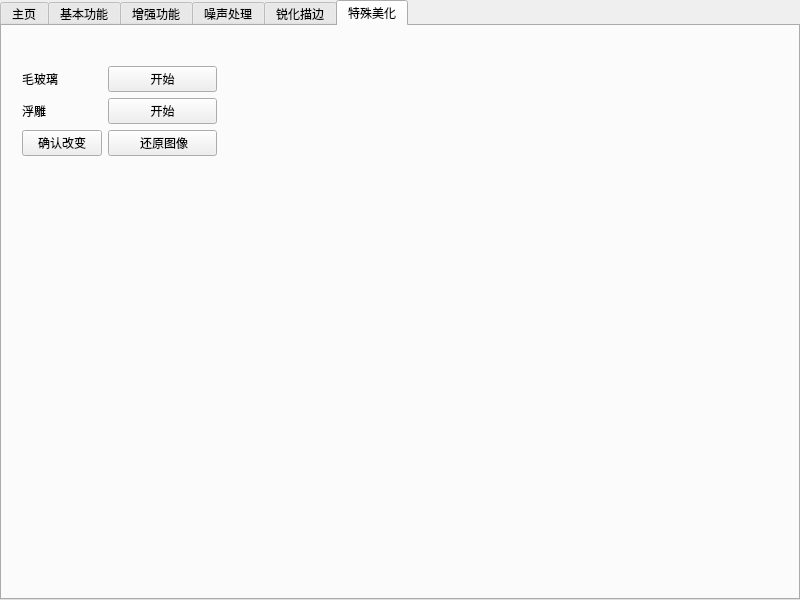
<?xml version="1.0" encoding="UTF-8"?>
<ui version="4.0">
 <class>Widget</class>
 <widget class="QWidget" name="Widget">
  <property name="geometry">
   <rect>
    <x>0</x>
    <y>0</y>
    <width>800</width>
    <height>600</height>
   </rect>
  </property>
  <property name="windowTitle">
   <string>Widget</string>
  </property>
  <widget class="QTabWidget" name="tabWidget">
   <property name="geometry">
    <rect>
     <x>0</x>
     <y>0</y>
     <width>800</width>
     <height>600</height>
    </rect>
   </property>
   <property name="currentIndex">
    <number>5</number>
   </property>
   <widget class="QWidget" name="mainPage">
    <attribute name="title">
     <string>主页</string>
    </attribute>
    <widget class="QWidget" name="gridLayoutWidget">
     <property name="geometry">
      <rect>
       <x>150</x>
       <y>180</y>
       <width>371</width>
       <height>135</height>
      </rect>
     </property>
     <layout class="QGridLayout" name="gridLayout">
      <item row="1" column="1">
       <widget class="QPushButton" name="pushButton_4">
        <property name="text">
         <string>锐化描边</string>
        </property>
       </widget>
      </item>
      <item row="1" column="0">
       <widget class="QPushButton" name="noiseFunctionBtn">
        <property name="text">
         <string>加噪去噪</string>
        </property>
       </widget>
      </item>
      <item row="0" column="0">
       <widget class="QPushButton" name="basicFunctionBtn">
        <property name="text">
         <string>基本功能</string>
        </property>
       </widget>
      </item>
      <item row="0" column="1">
       <widget class="QPushButton" name="enhanceFunctionBtn">
        <property name="text">
         <string>增强功能</string>
        </property>
       </widget>
      </item>
      <item row="2" column="0">
       <widget class="QPushButton" name="pushButton_6">
        <property name="text">
         <string>特殊美化</string>
        </property>
       </widget>
      </item>
     </layout>
    </widget>
    <widget class="QLabel" name="logo">
     <property name="geometry">
      <rect>
       <x>240</x>
       <y>130</y>
       <width>181</width>
       <height>28</height>
      </rect>
     </property>
     <property name="text">
      <string>欢迎使用Beauty Image</string>
     </property>
     <property name="alignment">
      <set>Qt::AlignCenter</set>
     </property>
     <property name="wordWrap">
      <bool>true</bool>
     </property>
    </widget>
    <widget class="QWidget" name="verticalLayoutWidget">
     <property name="geometry">
      <rect>
       <x>200</x>
       <y>350</y>
       <width>281</width>
       <height>65</height>
      </rect>
     </property>
     <layout class="QVBoxLayout" name="verticalLayout">
      <item>
       <widget class="QPushButton" name="openFileBtn">
        <property name="text">
         <string>打开图片</string>
        </property>
       </widget>
      </item>
      <item>
       <widget class="QPushButton" name="openCameraBtn">
        <property name="text">
         <string>打开摄像机</string>
        </property>
       </widget>
      </item>
     </layout>
    </widget>
   </widget>
   <widget class="QWidget" name="basicPage">
    <attribute name="title">
     <string>基本功能</string>
    </attribute>
    <widget class="QWidget" name="formLayoutWidget">
     <property name="geometry">
      <rect>
       <x>0</x>
       <y>80</y>
       <width>195</width>
       <height>187</height>
      </rect>
     </property>
     <layout class="QFormLayout" name="formLayout">
      <item row="0" column="0">
       <widget class="QLabel" name="rotateLabel">
        <property name="text">
         <string> 旋转</string>
        </property>
       </widget>
      </item>
      <item row="0" column="1">
       <widget class="QSlider" name="rotateSlider">
        <property name="minimum">
         <number>-90</number>
        </property>
        <property name="maximum">
         <number>90</number>
        </property>
        <property name="orientation">
         <enum>Qt::Horizontal</enum>
        </property>
       </widget>
      </item>
      <item row="1" column="0">
       <widget class="QPushButton" name="horFlipBtn">
        <property name="text">
         <string>水平翻转</string>
        </property>
       </widget>
      </item>
      <item row="1" column="1">
       <widget class="QPushButton" name="verFlipBtn">
        <property name="text">
         <string> 竖直翻转</string>
        </property>
       </widget>
      </item>
      <item row="2" column="0">
       <widget class="QLabel" name="transLabelX">
        <property name="text">
         <string> 平移x</string>
        </property>
       </widget>
      </item>
      <item row="2" column="1">
       <widget class="QSlider" name="translateSliderX">
        <property name="minimum">
         <number>-100</number>
        </property>
        <property name="maximum">
         <number>100</number>
        </property>
        <property name="singleStep">
         <number>5</number>
        </property>
        <property name="orientation">
         <enum>Qt::Horizontal</enum>
        </property>
       </widget>
      </item>
      <item row="3" column="0">
       <widget class="QLabel" name="transLabelY">
        <property name="text">
         <string> 平移y</string>
        </property>
       </widget>
      </item>
      <item row="3" column="1">
       <widget class="QSlider" name="translateSliderY">
        <property name="minimum">
         <number>-100</number>
        </property>
        <property name="maximum">
         <number>100</number>
        </property>
        <property name="orientation">
         <enum>Qt::Horizontal</enum>
        </property>
       </widget>
      </item>
      <item row="4" column="0">
       <widget class="QPushButton" name="cropBtn">
        <property name="text">
         <string>裁剪</string>
        </property>
       </widget>
      </item>
      <item row="5" column="0">
       <widget class="QPushButton" name="confirmBtn1">
        <property name="text">
         <string>确认改变</string>
        </property>
       </widget>
      </item>
      <item row="5" column="1">
       <widget class="QPushButton" name="restoreImageBtn_5">
        <property name="text">
         <string> 还原图像</string>
        </property>
       </widget>
      </item>
     </layout>
    </widget>
    <widget class="QLabel" name="showLabel_1">
     <property name="geometry">
      <rect>
       <x>320</x>
       <y>30</y>
       <width>410</width>
       <height>500</height>
      </rect>
     </property>
     <property name="text">
      <string/>
     </property>
    </widget>
   </widget>
   <widget class="QWidget" name="enhancePage">
    <attribute name="title">
     <string>增强功能</string>
    </attribute>
    <widget class="QLabel" name="showLabel_2">
     <property name="geometry">
      <rect>
       <x>320</x>
       <y>30</y>
       <width>410</width>
       <height>500</height>
      </rect>
     </property>
     <property name="text">
      <string/>
     </property>
    </widget>
    <widget class="QWidget" name="formLayoutWidget_2">
     <property name="geometry">
      <rect>
       <x>30</x>
       <y>20</y>
       <width>195</width>
       <height>251</height>
      </rect>
     </property>
     <layout class="QFormLayout" name="formLayout_2">
      <item row="0" column="0">
       <widget class="QLabel" name="contrastLabel">
        <property name="text">
         <string>对比度</string>
        </property>
       </widget>
      </item>
      <item row="0" column="1">
       <widget class="QSlider" name="contrastSlider">
        <property name="minimum">
         <number>0</number>
        </property>
        <property name="maximum">
         <number>200</number>
        </property>
        <property name="value">
         <number>100</number>
        </property>
        <property name="orientation">
         <enum>Qt::Horizontal</enum>
        </property>
       </widget>
      </item>
      <item row="1" column="0">
       <widget class="QLabel" name="luminanceLabel">
        <property name="text">
         <string>亮度</string>
        </property>
       </widget>
      </item>
      <item row="1" column="1">
       <widget class="QSlider" name="luminanceSlider">
        <property name="minimum">
         <number>-100</number>
        </property>
        <property name="maximum">
         <number>100</number>
        </property>
        <property name="value">
         <number>0</number>
        </property>
        <property name="orientation">
         <enum>Qt::Horizontal</enum>
        </property>
       </widget>
      </item>
      <item row="2" column="0">
       <widget class="QLabel" name="saturabilityLabel">
        <property name="text">
         <string>饱和度</string>
        </property>
       </widget>
      </item>
      <item row="2" column="1">
       <widget class="QSlider" name="saturabilitySlider">
        <property name="minimum">
         <number>-100</number>
        </property>
        <property name="maximum">
         <number>100</number>
        </property>
        <property name="orientation">
         <enum>Qt::Horizontal</enum>
        </property>
       </widget>
      </item>
      <item row="3" column="0">
       <widget class="QLabel" name="hueLabel">
        <property name="text">
         <string> 色相</string>
        </property>
       </widget>
      </item>
      <item row="3" column="1">
       <widget class="QSlider" name="hueSlider">
        <property name="minimum">
         <number>-100</number>
        </property>
        <property name="maximum">
         <number>100</number>
        </property>
        <property name="singleStep">
         <number>1</number>
        </property>
        <property name="orientation">
         <enum>Qt::Horizontal</enum>
        </property>
       </widget>
      </item>
      <item row="4" column="0">
       <widget class="QPushButton" name="confirmBtn1_2">
        <property name="text">
         <string>确认改变</string>
        </property>
       </widget>
      </item>
      <item row="4" column="1">
       <widget class="QPushButton" name="restoreImageBtn_4">
        <property name="text">
         <string> 还原图像</string>
        </property>
       </widget>
      </item>
     </layout>
    </widget>
   </widget>
   <widget class="QWidget" name="noisePage">
    <attribute name="title">
     <string>噪声处理</string>
    </attribute>
    <widget class="QLabel" name="showLabel_3">
     <property name="geometry">
      <rect>
       <x>320</x>
       <y>30</y>
       <width>410</width>
       <height>500</height>
      </rect>
     </property>
     <property name="text">
      <string/>
     </property>
    </widget>
    <widget class="QWidget" name="formLayoutWidget_3">
     <property name="geometry">
      <rect>
       <x>20</x>
       <y>20</y>
       <width>241</width>
       <height>107</height>
      </rect>
     </property>
     <layout class="QFormLayout" name="formLayout_3">
      <item row="1" column="0">
       <widget class="QPushButton" name="addNoiseBtn">
        <property name="text">
         <string>加入噪声</string>
        </property>
       </widget>
      </item>
      <item row="2" column="0">
       <widget class="QPushButton" name="eliminationNoiseBtn">
        <property name="text">
         <string>消除噪声</string>
        </property>
       </widget>
      </item>
      <item row="1" column="1">
       <widget class="QComboBox" name="selectNoiseTypeBox">
        <item>
         <property name="text">
          <string>高斯噪声</string>
         </property>
        </item>
        <item>
         <property name="text">
          <string>均匀噪声</string>
         </property>
        </item>
        <item>
         <property name="text">
          <string>椒盐噪声</string>
         </property>
        </item>
       </widget>
      </item>
      <item row="2" column="1">
       <widget class="QComboBox" name="selectEliminationMethodBox">
        <item>
         <property name="text">
          <string>高斯滤波</string>
         </property>
        </item>
        <item>
         <property name="text">
          <string>中值滤波</string>
         </property>
        </item>
        <item>
         <property name="text">
          <string>均值滤波</string>
         </property>
        </item>
        <item>
         <property name="text">
          <string>双边滤波</string>
         </property>
        </item>
       </widget>
      </item>
      <item row="3" column="1">
       <widget class="QPushButton" name="restoreImageBtn">
        <property name="text">
         <string> 还原图像</string>
        </property>
       </widget>
      </item>
      <item row="3" column="0">
       <widget class="QPushButton" name="confirmBtn1_3">
        <property name="text">
         <string>确认改变</string>
        </property>
       </widget>
      </item>
     </layout>
    </widget>
    <widget class="QWidget" name="formLayoutWidget_4">
     <property name="geometry">
      <rect>
       <x>10</x>
       <y>420</y>
       <width>281</width>
       <height>140</height>
      </rect>
     </property>
     <layout class="QFormLayout" name="formLayout_4">
      <item row="0" column="0">
       <widget class="QLabel" name="label_2">
        <property name="text">
         <string>高斯分布均值</string>
        </property>
       </widget>
      </item>
      <item row="0" column="1">
       <widget class="QSlider" name="gaussMeanSlider">
        <property name="orientation">
         <enum>Qt::Horizontal</enum>
        </property>
       </widget>
      </item>
      <item row="1" column="0">
       <widget class="QLabel" name="label_3">
        <property name="text">
         <string>高斯分布标准差</string>
        </property>
       </widget>
      </item>
      <item row="1" column="1">
       <widget class="QSlider" name="gaussDeviationSlider">
        <property name="orientation">
         <enum>Qt::Horizontal</enum>
        </property>
       </widget>
      </item>
      <item row="2" column="0">
       <widget class="QLabel" name="label_4">
        <property name="text">
         <string>均匀分布上限</string>
        </property>
       </widget>
      </item>
      <item row="3" column="0">
       <widget class="QLabel" name="label_5">
        <property name="text">
         <string>均匀分布下限</string>
        </property>
       </widget>
      </item>
      <item row="2" column="1">
       <widget class="QSlider" name="uniformSupSlider">
        <property name="orientation">
         <enum>Qt::Horizontal</enum>
        </property>
       </widget>
      </item>
      <item row="3" column="1">
       <widget class="QSlider" name="uniformInfSlider">
        <property name="orientation">
         <enum>Qt::Horizontal</enum>
        </property>
       </widget>
      </item>
      <item row="4" column="0">
       <widget class="QLabel" name="impulseNoiseLabel">
        <property name="text">
         <string>椒盐噪声比例</string>
        </property>
       </widget>
      </item>
      <item row="4" column="1">
       <widget class="QSlider" name="impulseNoiseSlider">
        <property name="orientation">
         <enum>Qt::Horizontal</enum>
        </property>
       </widget>
      </item>
     </layout>
    </widget>
    <widget class="QLabel" name="label">
     <property name="geometry">
      <rect>
       <x>10</x>
       <y>390</y>
       <width>141</width>
       <height>21</height>
      </rect>
     </property>
     <property name="text">
      <string>噪声参数设置</string>
     </property>
     <property name="alignment">
      <set>Qt::AlignCenter</set>
     </property>
    </widget>
    <widget class="QWidget" name="formLayoutWidget_7">
     <property name="geometry">
      <rect>
       <x>10</x>
       <y>170</y>
       <width>271</width>
       <height>211</height>
      </rect>
     </property>
     <layout class="QFormLayout" name="formLayout_7">
      <item row="0" column="0">
       <widget class="QLabel" name="label_11">
        <property name="text">
         <string>高斯滤波直径</string>
        </property>
       </widget>
      </item>
      <item row="0" column="1">
       <widget class="QSlider" name="gaussSlider">
        <property name="maximum">
         <number>20</number>
        </property>
        <property name="value">
         <number>5</number>
        </property>
        <property name="orientation">
         <enum>Qt::Horizontal</enum>
        </property>
       </widget>
      </item>
      <item row="1" column="0">
       <widget class="QLabel" name="label_12">
        <property name="text">
         <string>中值滤波直径</string>
        </property>
       </widget>
      </item>
      <item row="1" column="1">
       <widget class="QSlider" name="medianSlider">
        <property name="orientation">
         <enum>Qt::Horizontal</enum>
        </property>
       </widget>
      </item>
      <item row="2" column="0">
       <widget class="QLabel" name="label_13">
        <property name="text">
         <string>均值滤波直径</string>
        </property>
       </widget>
      </item>
      <item row="2" column="1">
       <widget class="QSlider" name="meanSlider">
        <property name="value">
         <number>5</number>
        </property>
        <property name="orientation">
         <enum>Qt::Horizontal</enum>
        </property>
       </widget>
      </item>
      <item row="3" column="0">
       <widget class="QLabel" name="label_14">
        <property name="text">
         <string>双边滤波直径</string>
        </property>
       </widget>
      </item>
      <item row="4" column="0">
       <widget class="QLabel" name="label_15">
        <property name="text">
         <string>双边滤波程度</string>
        </property>
       </widget>
      </item>
      <item row="3" column="1">
       <widget class="QSlider" name="bilateralSlider">
        <property name="value">
         <number>30</number>
        </property>
        <property name="orientation">
         <enum>Qt::Horizontal</enum>
        </property>
       </widget>
      </item>
      <item row="4" column="1">
       <widget class="QSlider" name="bilateralSlider_2">
        <property name="maximum">
         <number>200</number>
        </property>
        <property name="value">
         <number>100</number>
        </property>
        <property name="orientation">
         <enum>Qt::Horizontal</enum>
        </property>
       </widget>
      </item>
     </layout>
    </widget>
    <widget class="QLabel" name="label_10">
     <property name="geometry">
      <rect>
       <x>20</x>
       <y>140</y>
       <width>101</width>
       <height>16</height>
      </rect>
     </property>
     <property name="text">
      <string>滤波参数设置</string>
     </property>
    </widget>
   </widget>
   <widget class="QWidget" name="sharpenPage">
    <attribute name="title">
     <string>锐化描边</string>
    </attribute>
    <widget class="QLabel" name="showLabel_4">
     <property name="geometry">
      <rect>
       <x>320</x>
       <y>30</y>
       <width>410</width>
       <height>500</height>
      </rect>
     </property>
     <property name="text">
      <string/>
     </property>
    </widget>
    <widget class="QWidget" name="formLayoutWidget_5">
     <property name="geometry">
      <rect>
       <x>10</x>
       <y>30</y>
       <width>195</width>
       <height>251</height>
      </rect>
     </property>
     <layout class="QFormLayout" name="formLayout_5">
      <item row="0" column="0">
       <widget class="QLabel" name="label_6">
        <property name="text">
         <string>边缘检测</string>
        </property>
       </widget>
      </item>
      <item row="0" column="1">
       <widget class="QComboBox" name="SharpenComboBox">
        <item>
         <property name="text">
          <string>拉普拉斯</string>
         </property>
        </item>
        <item>
         <property name="text">
          <string>Sobel</string>
         </property>
        </item>
       </widget>
      </item>
      <item row="1" column="0">
       <widget class="QLabel" name="label_7">
        <property name="text">
         <string>指定分割</string>
        </property>
       </widget>
      </item>
      <item row="1" column="1">
       <widget class="QPushButton" name="RegionGrowBtn">
        <property name="text">
         <string>选点</string>
        </property>
       </widget>
      </item>
      <item row="3" column="0">
       <widget class="QPushButton" name="confirmBtn1_4">
        <property name="text">
         <string>确认改变</string>
        </property>
       </widget>
      </item>
      <item row="3" column="1">
       <widget class="QPushButton" name="restoreImageBtn_2">
        <property name="text">
         <string> 还原图像</string>
        </property>
       </widget>
      </item>
      <item row="2" column="0">
       <widget class="QPushButton" name="ShapenBtn">
        <property name="text">
         <string>开始检测</string>
        </property>
       </widget>
      </item>
      <item row="2" column="1">
       <widget class="QPushButton" name="regionGrowBrginBtn">
        <property name="text">
         <string>  开始分割 </string>
        </property>
       </widget>
      </item>
     </layout>
    </widget>
    <widget class="QLabel" name="tempLabel">
     <property name="geometry">
      <rect>
       <x>40</x>
       <y>310</y>
       <width>211</width>
       <height>211</height>
      </rect>
     </property>
     <property name="text">
      <string/>
     </property>
    </widget>
   </widget>
   <widget class="QWidget" name="specialWidget">
    <attribute name="title">
     <string>特殊美化</string>
    </attribute>
    <widget class="QLabel" name="showLabel_5">
     <property name="geometry">
      <rect>
       <x>320</x>
       <y>30</y>
       <width>410</width>
       <height>500</height>
      </rect>
     </property>
     <property name="text">
      <string/>
     </property>
    </widget>
    <widget class="QWidget" name="formLayoutWidget_6">
     <property name="geometry">
      <rect>
       <x>20</x>
       <y>40</y>
       <width>195</width>
       <height>261</height>
      </rect>
     </property>
     <layout class="QFormLayout" name="formLayout_6">
      <item row="0" column="0">
       <widget class="QLabel" name="label_8">
        <property name="text">
         <string>毛玻璃</string>
        </property>
       </widget>
      </item>
      <item row="0" column="1">
       <widget class="QPushButton" name="maoboliBtn">
        <property name="text">
         <string>开始</string>
        </property>
       </widget>
      </item>
      <item row="1" column="0">
       <widget class="QLabel" name="label_9">
        <property name="text">
         <string>浮雕</string>
        </property>
       </widget>
      </item>
      <item row="1" column="1">
       <widget class="QPushButton" name="fudiaoBtn">
        <property name="text">
         <string>开始</string>
        </property>
       </widget>
      </item>
      <item row="2" column="0">
       <widget class="QPushButton" name="confirmBtn1_5">
        <property name="text">
         <string>确认改变</string>
        </property>
       </widget>
      </item>
      <item row="2" column="1">
       <widget class="QPushButton" name="restoreImageBtn_3">
        <property name="text">
         <string> 还原图像</string>
        </property>
       </widget>
      </item>
     </layout>
    </widget>
   </widget>
  </widget>
 </widget>
 <resources/>
 <connections/>
</ui>
